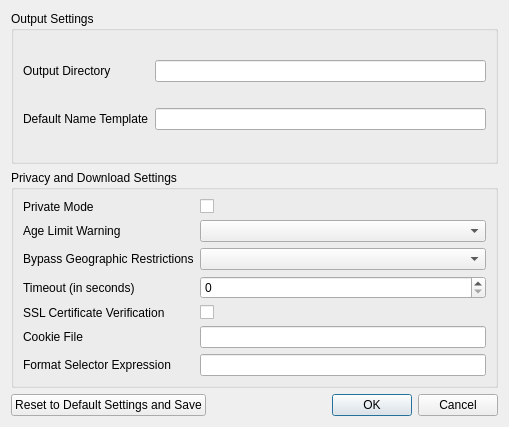
<?xml version="1.0" encoding="UTF-8"?>
<ui version="4.0">
 <class>PreferencesDialog</class>
 <widget class="QDialog" name="PreferencesDialog">
  <property name="geometry">
   <rect>
    <x>0</x>
    <y>0</y>
    <width>509</width>
    <height>427</height>
   </rect>
  </property>
  <property name="windowTitle">
   <string>Dialog</string>
  </property>
  <layout class="QVBoxLayout" name="verticalLayout">
   <item>
    <widget class="QGroupBox" name="groupBox_3">
     <property name="sizePolicy">
      <sizepolicy hsizetype="Preferred" vsizetype="Preferred">
       <horstretch>0</horstretch>
       <verstretch>0</verstretch>
      </sizepolicy>
     </property>
     <property name="title">
      <string>Output Settings</string>
     </property>
     <layout class="QGridLayout" name="gridLayout">
      <item row="1" column="1">
       <widget class="QLineEdit" name="defaultNameTemplateLineEdit"/>
      </item>
      <item row="0" column="0">
       <widget class="QLabel" name="label">
        <property name="text">
         <string>Output Directory</string>
        </property>
       </widget>
      </item>
      <item row="1" column="0">
       <widget class="QLabel" name="label_2">
        <property name="text">
         <string>Default Name Template</string>
        </property>
       </widget>
      </item>
      <item row="0" column="1">
       <widget class="QLineEdit" name="outputDirectoryLineEdit"/>
      </item>
     </layout>
    </widget>
   </item>
   <item>
    <widget class="QGroupBox" name="groupBox_2">
     <property name="title">
      <string>Privacy and Download Settings</string>
     </property>
     <layout class="QGridLayout" name="gridLayout_2">
      <item row="2" column="0">
       <widget class="QLabel" name="label_5">
        <property name="text">
         <string>Bypass Geographic Restrictions</string>
        </property>
       </widget>
      </item>
      <item row="1" column="0">
       <widget class="QLabel" name="label_4">
        <property name="text">
         <string>Age Limit Warning</string>
        </property>
       </widget>
      </item>
      <item row="5" column="0">
       <widget class="QLabel" name="label_8">
        <property name="text">
         <string>Cookie File</string>
        </property>
       </widget>
      </item>
      <item row="0" column="0">
       <widget class="QLabel" name="label_3">
        <property name="text">
         <string>Private Mode</string>
        </property>
       </widget>
      </item>
      <item row="3" column="0">
       <widget class="QLabel" name="label_6">
        <property name="text">
         <string>Timeout (in seconds)</string>
        </property>
       </widget>
      </item>
      <item row="4" column="0">
       <widget class="QLabel" name="label_7">
        <property name="text">
         <string>SSL Certificate Verification</string>
        </property>
       </widget>
      </item>
      <item row="3" column="1">
       <widget class="QSpinBox" name="timeoutSpinBox"/>
      </item>
      <item row="0" column="1">
       <widget class="QCheckBox" name="privateModeCheckBox">
        <property name="text">
         <string/>
        </property>
       </widget>
      </item>
      <item row="1" column="1">
       <widget class="QComboBox" name="ageLimitComboBox"/>
      </item>
      <item row="2" column="1">
       <widget class="QComboBox" name="geoBypassComboBox"/>
      </item>
      <item row="4" column="1">
       <widget class="QCheckBox" name="checkCertificateCheckBox">
        <property name="text">
         <string/>
        </property>
       </widget>
      </item>
      <item row="5" column="1">
       <widget class="QLineEdit" name="cookieFileLineEdit"/>
      </item>
      <item row="6" column="0">
       <widget class="QLabel" name="label_9">
        <property name="text">
         <string>Format Selector Expression</string>
        </property>
       </widget>
      </item>
      <item row="6" column="1">
       <widget class="QLineEdit" name="formatSelectorExpressionLineEdit"/>
      </item>
     </layout>
    </widget>
   </item>
   <item>
    <layout class="QHBoxLayout" name="horizontalLayout">
     <item>
      <widget class="QPushButton" name="resetDefaultSettingsPushButton">
       <property name="text">
        <string>Reset to Default Settings and Save</string>
       </property>
      </widget>
     </item>
     <item>
      <widget class="QDialogButtonBox" name="buttonBox">
       <property name="orientation">
        <enum>Qt::Horizontal</enum>
       </property>
       <property name="standardButtons">
        <set>QDialogButtonBox::Cancel|QDialogButtonBox::Ok</set>
       </property>
      </widget>
     </item>
    </layout>
   </item>
  </layout>
 </widget>
 <resources/>
 <connections>
  <connection>
   <sender>buttonBox</sender>
   <signal>accepted()</signal>
   <receiver>PreferencesDialog</receiver>
   <slot>accept()</slot>
   <hints>
    <hint type="sourcelabel">
     <x>248</x>
     <y>254</y>
    </hint>
    <hint type="destinationlabel">
     <x>157</x>
     <y>274</y>
    </hint>
   </hints>
  </connection>
  <connection>
   <sender>buttonBox</sender>
   <signal>rejected()</signal>
   <receiver>PreferencesDialog</receiver>
   <slot>reject()</slot>
   <hints>
    <hint type="sourcelabel">
     <x>316</x>
     <y>260</y>
    </hint>
    <hint type="destinationlabel">
     <x>286</x>
     <y>274</y>
    </hint>
   </hints>
  </connection>
 </connections>
</ui>
